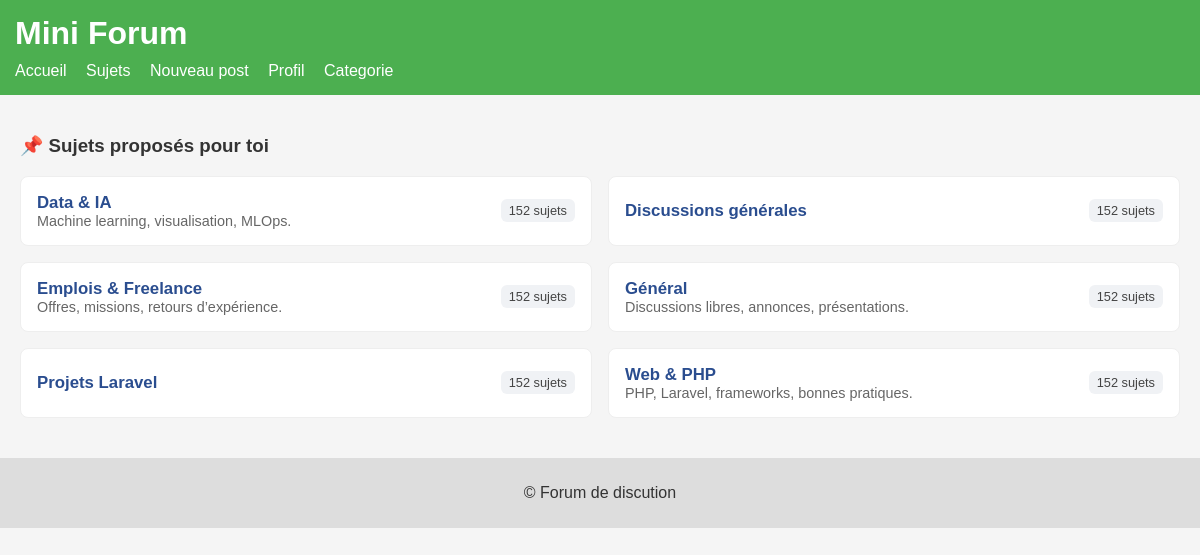
Page /View/topics.php (signed in) on the committed database.
### tables this page shows
CREATE TABLE `categories` (
  `id` int(11) NOT NULL,
  `name` varchar(100) NOT NULL,
  `commentaire` text DEFAULT NULL,
  `created_at` timestamp NOT NULL DEFAULT current_timestamp()
);

### Models/Category.php (called while the page is built, shortened)
<?php
class Category {
    private $conn;
    public function __construct($db) {
        $this->conn = $db;
    }
    public function getAll() {
        $stmt = $this->conn->prepare("SELECT * FROM categories ORDER BY name ASC");
        $stmt->execute();
        return $stmt;
    }
}
?>

### View/topics.php (the view, shortened to what this page needs)
<?php
include('../includes/head.php');
require_once "../Models/Category.php";
$db = new Database();
$conn = $db->getConnection();
$categoryObj = new Category($conn);
$categories = $categoryObj->getAll()->fetchAll(PDO::FETCH_ASSOC);
?>
  <main>
<section class="categories-box">
  <h3>📌 Sujets proposés pour toi</h3>
  <div class="grid cols-2">
  <?php foreach($categories as $cat): ?>
    <a class="topic" href="topic.php?category_id=<?= $cat['id']?>&type=Général">
      <div>
        <strong> <?= htmlspecialchars($cat['name']) ?></strong>
        <div class="meta"> <?= htmlspecialchars($cat['commentaire']) ?></div>
      </div>
      <span class="badge">152 sujets</span>
    </a>
    <?php endforeach; ?>
  </div>
</section>
  </main>
<?php
include('../includes/footer.php');
?>

### public/CSS/style.css (style rules this page uses)
body { font-family: Arial, sans-serif; margin: 0; background: #f5f5f5; color: #333; }
main { padding: 20px; }
.categories-box { margin-top: 20px; }
.grid.cols-2 { display: grid; grid-template-columns: repeat(2, 1fr); gap: 16px; }
.topic { background: #fff; border: 1px solid #eee; border-radius: 8px; padding: 16px; text-decoration: none; color: inherit; display: flex; justify-content: space-between; align-items: center; transition: 0.2s; }
.topic strong { color: #2a4d8f; font-size: 1.05rem; }
.topic .meta { font-size: 0.9rem; color: #666; }
.badge { padding: 4px 8px; border-radius: 6px; font-size: 0.8rem; background: #f0f2f5; color: #444; }

### rows in the picture
categories: name "Data & IA", commentaire "Machine learning, visualisation, MLOps."
categories: name "Discussions générales"
categories: name "Emplois & Freelance", commentaire "Offres, missions, retours d’expérience."
categories: name "Général", commentaire "Discussions libres, annonces, présentations."
categories: name "Projets Laravel"
categories: name "Web & PHP", commentaire "PHP, Laravel, frameworks, bonnes pratiques."
